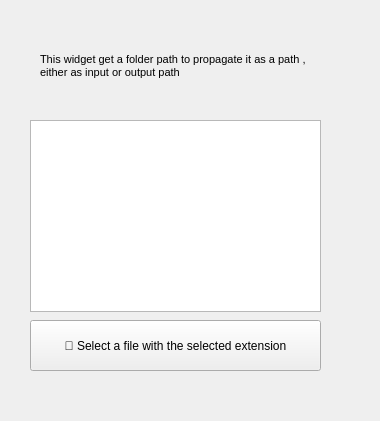
<?xml version="1.0" encoding="UTF-8"?>
<ui version="4.0">
 <class>Form</class>
 <widget class="QWidget" name="Form">
  <property name="geometry">
   <rect>
    <x>0</x>
    <y>0</y>
    <width>380</width>
    <height>421</height>
   </rect>
  </property>
  <property name="windowTitle">
   <string>File Extension Selector</string>
  </property>
  <widget class="QLabel" name="Description">
   <property name="geometry">
    <rect>
     <x>40</x>
     <y>30</y>
     <width>281</width>
     <height>71</height>
    </rect>
   </property>
   <property name="sizePolicy">
    <sizepolicy hsizetype="Maximum" vsizetype="Expanding">
     <horstretch>0</horstretch>
     <verstretch>0</verstretch>
    </sizepolicy>
   </property>
   <property name="font">
    <font>
     <pointsize>8</pointsize>
    </font>
   </property>
   <property name="text">
    <string>This widget get a folder path to propagate it as a path , either as input or output path</string>
   </property>
   <property name="wordWrap">
    <bool>true</bool>
   </property>
  </widget>
  <widget class="QPushButton" name="fileButton">
   <property name="geometry">
    <rect>
     <x>30</x>
     <y>320</y>
     <width>291</width>
     <height>51</height>
    </rect>
   </property>
   <property name="text">
    <string>📂 Select a file with the selected extension</string>
   </property>
  </widget>
  <widget class="QListWidget" name="listExtensions">
   <property name="geometry">
    <rect>
     <x>30</x>
     <y>120</y>
     <width>291</width>
     <height>192</height>
    </rect>
   </property>
  </widget>
 </widget>
 <resources/>
 <connections/>
</ui>
